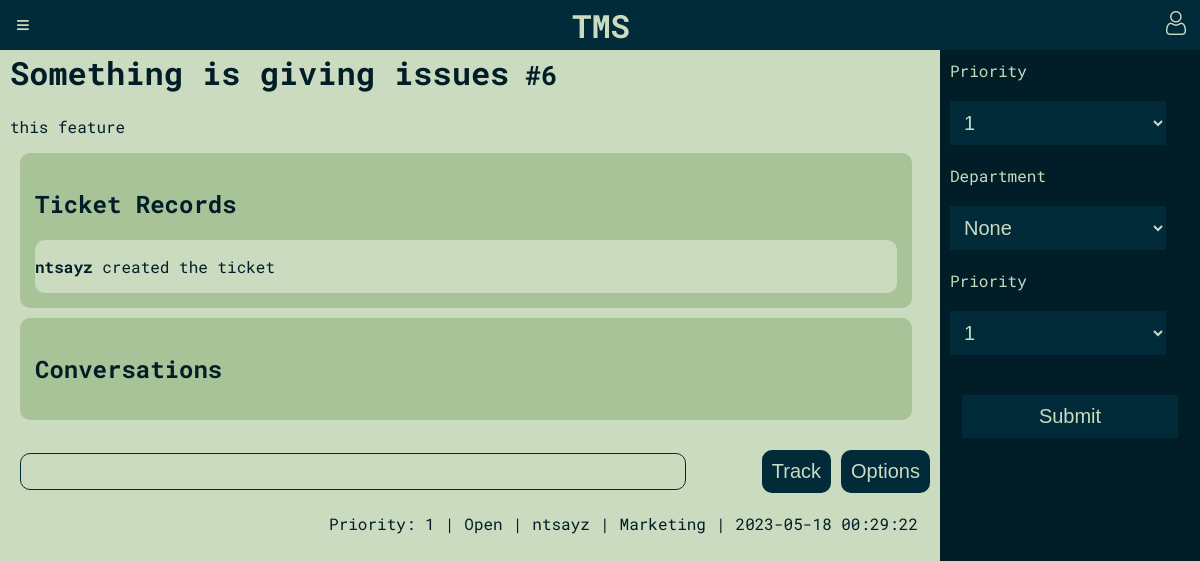
The page /pages/ticket.php?ticket_id=6 (signed in) on the database its author committed.
### tables this page shows
CREATE TABLE tickets (
    id INTEGER PRIMARY KEY AUTOINCREMENT,
    title TEXT NOT NULL,
    description TEXT NOT NULL,
    priority INTEGER CHECK(priority BETWEEN 1 AND 5),
    status_id INTEGER REFERENCES status(id) ON DELETE CASCADE,
    created_by INTEGER NOT NULL REFERENCES users(id) ON DELETE CASCADE,
    assigned_to INTEGER REFERENCES users(id) ON DELETE CASCADE,
    created_at TIMESTAMP DEFAULT CURRENT_TIMESTAMP,
    department_id INTEGER REFERENCES departments(id) ON DELETE CASCADE
);

CREATE TABLE ticket_records (
    id INTEGER PRIMARY KEY AUTOINCREMENT,
    action TEXT NOT NULL,
    changed_at TIMESTAMP DEFAULT CURRENT_TIMESTAMP,
    ticket_id INTEGER REFERENCES tickets(id),
    author_id INTEGER REFERENCES users(id)
);

CREATE TABLE users (
    id INTEGER PRIMARY KEY AUTOINCREMENT,
    username TEXT,
    password CHAR(256) NOT NULL,
    full_name TEXT,
    email TEXT NOT NULL UNIQUE,
    user_type TEXT CHECK(user_type IN ('admin', 'agent', 'client'))
);

CREATE TABLE status (
    id INTEGER PRIMARY KEY AUTOINCREMENT,
    name TEXT NOT NULL
);

CREATE TABLE departments (
    id INTEGER PRIMARY KEY AUTOINCREMENT,
    name TEXT NOT NULL
);

### pages/ticket.php (called while the page is built)
<?php
require_once(__DIR__.'/../initialization/init.php');
require_once(__DIR__.'/../database/tickets.php');
$ticket_id = $_GET['ticket_id'];
$ticket = get_ticket_by_id($ticket_id);
require_once(__DIR__.'/../templates/common/ticket_standalone.php');
?>

### database/tickets.php (called while the page is built, shortened)
<?php
function get_ticket_by_id($id){
    global $dbh;
    try {
        $stmt = $dbh->prepare('SELECT * FROM tickets WHERE id = ?');
        $stmt->execute(array($id));
        $ticket = $stmt->fetch(PDO::FETCH_ASSOC);
        return $ticket;
    } catch(PDOException $e) {
        return -1;
    }
}
function get_ticket_records($ticket_id){
    global $dbh;
    try {
        $stmt = $dbh->prepare('SELECT * FROM ticket_records WHERE ticket_id = ?');
        $stmt->execute(array($ticket_id));
        $ticket_records = $stmt->fetchAll(PDO::FETCH_ASSOC);
        return $ticket_records;
    } catch(PDOException $e) {
        return -1;
    }
}
?>

### database/user.php (called while the page is built, shortened)
<?php
  function get_username_by_id($id) {
    global $dbh;
    try {
        $stmt = $dbh->prepare('SELECT username FROM users WHERE id = ?');
        $stmt->execute(array($id));
        if($row = $stmt->fetch()) {
            return $row['username'];
        }
    }catch(PDOException $e) {
        return -1;
    }
  }
?>

### database/status.php (called while the page is built, shortened)
<?php
function get_status_name_by_id($id){
    global $dbh;
    try {
        $stmt = $dbh->prepare('SELECT name FROM status WHERE id = ?');
        $stmt->execute(array($id));
        $status = $stmt->fetch(PDO::FETCH_ASSOC);
        return $status['name'];
    } catch(PDOException $e) {
        return -1;
    }
}
?>

### database/departments.php (called while the page is built, shortened)
<?php
function get_department_by_id($id){
    global $dbh;
    try {
        $stmt = $dbh->prepare('SELECT name FROM departments WHERE id = ?');
        $stmt->execute(array($id));
        $department = $stmt->fetch(PDO::FETCH_ASSOC);
        return $department['name'];
    } catch(PDOException $e) {
        return -1;
    }
}
?>

### templates/common/ticket_standalone.php (the view, shortened to what this page needs)
<?php
require_once(__DIR__.'/../../database/tickets.php');
require_once(__DIR__.'/../../database/user.php');
require_once(__DIR__.'/../../database/status.php');
require_once(__DIR__.'/../../database/departments.php');
?>
<!DOCTYPE html>
<html>
<head>
    <link rel="stylesheet" href="/css/ticket/style.css">
</head>
<?php require(__DIR__.'/../common/header.php'); ?>
<body>
<div class="wrapper">
    <main>
        <div class="">
            <div id="overlay-<?php echo $ticket['id'] ?>" class="">
                <div class="">
                    <h1>
                        <?php echo htmlentities($ticket['title']) ?><small> #<?php echo htmlentities($ticket['id']) ?></small>
                    </h1>
                    <p><?php echo htmlentities($ticket['description']) ?></p>
                    <div class="ticket-records">
                        <h2>Ticket Records</h2>
                        <div class="ticket-records-messages">
                            <?php
                            $ticket_records = get_ticket_records($ticket['id']);
                            foreach ($ticket_records as $record) {
                                echo "<p> <strong>" . htmlentities(get_username_by_id($record['author_id'])) . "</strong> " .
                                    htmlentities($record['action']) . "</p>";
                            }
                            ?>
                        </div>
                    </div>
                    <div class="ticket-conversations">
                        <h2>Conversations</h2>
                    </div>
                    <div class="ticket-overlay-buttons">
                        <input class="ticket-input">
                        <div class="ticket-buttons">
                            <button class="ticket-blue-button" id="add-ticket-button">Track</button>
                            <?php if ($_SESSION['user_type'] === 'admin' || $SESSION['user_type'] === 'agent') { ?>
                                <button class="ticket-blue-button" id="add-ticket-button">Options</button>
                            <?php }?>
                        </div>
                    </div>
                    <div class="overlay-info">
                        <p>Priority: <?php echo htmlentities($ticket['priority']) ?></p>|
                        <p><?php echo htmlentities(get_status_name_by_id($ticket['status_id'])) ?></p>|
                        <p><?php echo htmlentities(get_username_by_id($ticket['created_by'])) ?></p>|
                        <p><?php echo htmlentities(get_department_by_id($ticket['department_id'])) ?></p>|
                        <p><?php echo htmlentities($ticket['created_at']) ?></p>
                    </div>
                </div>
            </div>
        </div>
    </main>
    <aside class= "ticket-form">
        <form action="" method="post" required>
                <div>
                    <label for="priority">Priority</label><br>
                    <select id="priority" name="priority" required>
                        <?php for ($i = 1; $i <= 5; $i++) { ?>
                            <option value="<?php echo $i; ?>"><?php echo $i; ?></option>
                        <?php } ?>
                    </select>
                </div>
                <div>
                    <label for="department">Department</label><br>
                    <select id="department" name="department">
                        <option value="">None</option>
                    </select>
                </div>
                <div>
                    <label for="priority">Priority</label><br>
                    <select id="priority" name="priority" required>
                        <?php for ($i = 1; $i <= 5; $i++) { ?>
                            <option value="<?php echo $i; ?>"><?php echo $i; ?></option>
                        <?php } ?>
                    </select>
                </div>
                <div>
                    <input type="submit" value="Submit" onclick="" class="ticket-blue-button">
                </div>
        </form>
    </aside>
</div>
</body>
</html>

### templates/common/header.php
<header>
    <button id="sidebar-toggle-button">≡</button>
    <a href="/pages/home_page.php"><h1 id="title">TMS</h1></a>
    <div class="user">
        <a href="/pages/profile.php">
            <img id="profile-icon" src="/images/user.png" alt="Profile Icon">
        </a>
    </div>
</header>

### css/ticket/style.css (style rules this page uses)
:root { --main-blue: #022B3A; --main-blue-darker: #011D27; --tea-green: #CADBC0; --tea-green-light: #A8C397; --pink-bittersweet: #F97068; --pink-melon: #FCB4B1; }
body { background: var(--tea-green); color: var(--main-blue-darker); font-family: 'Roboto Mono', monospace; margin: 0; padding: 0; margin-top: 20px; }
.wrapper { display: flex; height: 100vh; }
main { flex: 1; padding: 10px; overflow-y: auto; }
.ticket-records, .ticket-conversations { border-radius: 10px; background-color: var(--tea-green-light); width: 97%; margin: 10px; padding: 15px; box-sizing: border-box; }
.ticket-records-messages, .ticket-conversations-messages { border-radius: 10px; background-color: var(--tea-green); overflow-y: auto; box-sizing: border-box; max-height: 200px; }
.ticket-overlay-buttons { display: flex; justify-content: space-between; align-items: center; }
.ticket-overlay-buttons button { border-radius: 10px; }
.overlay-info { display: flex; justify-content: flex-end; flex-wrap: wrap; margin-top: auto; margin-right: 2px; }
.overlay-info p { margin: 0; margin-right: 10px; margin-left: 10px; }
.ticket-blue-button { background: var(--main-blue); border: 0; color: var(--tea-green); padding: 10px; padding-right: 10px; font-size: 20px; width: 90%; margin: 20px auto; display: block; box-sizing: border-box; cursor: pointer; }
.ticket-overlay-buttons { margin-top: auto; margin-left: auto; margin-right: auto; display: flex; justify-content: flex-end; flex-wrap: wrap; }
.ticket-input { margin-right: auto; width: 70%; margin-left: 10px; padding: 10px; background-color: var(--tea-green); color: var(--main-blue); border: 1px solid var(--main-blue); border-radius: 10px; }
.ticket-buttons { display: flex; gap: 10px; }
a:link,a:visited , a:hover, a:active { text-decoration: none; color:var(--main-blue-darker); }
#title { color:var(--tea-green) !important; }
header { position: fixed; top: 0; left: 0; width: 100%; height: 50px; background-color: #022B3A; color: white; display: flex; align-items: center; justify-content: space-between; padding: 0 10px; box-sizing: border-box; z-index: 2; }
#sidebar-toggle-button { display: block; font-size: 1.5em; background-color: transparent; border: none; color: var(--tea-green); cursor: pointer; }
main { width: 100%; }
.ticket-form { margin-top:30px; justify-content:center; }
select { background:var(--main-blue); border:0; color:var(--tea-green); padding:10px; font-size:20px; width: 90%; margin:20px auto; }

### templates/common/ticket_standalone.php (style rules this page uses)
.wrapper { display: flex; height: 100vh; }
main { flex: 1; padding: 10px; overflow-y: auto; }
aside { background-color: var(--main-blue-darker); color: var(--tea-green); width: 20%; padding: 10px; }

### rows shown on the page
tickets: title "Something is giving issues", id "6", description "this feature", priority "1", status.name "Open", created_by.username "ntsayz", department.name "Marketing", created_at "2023-05-18 00:29:22"
ticket_records: author.username "ntsayz", action "created the ticket"

### other values the page prints
form field priority "1"
